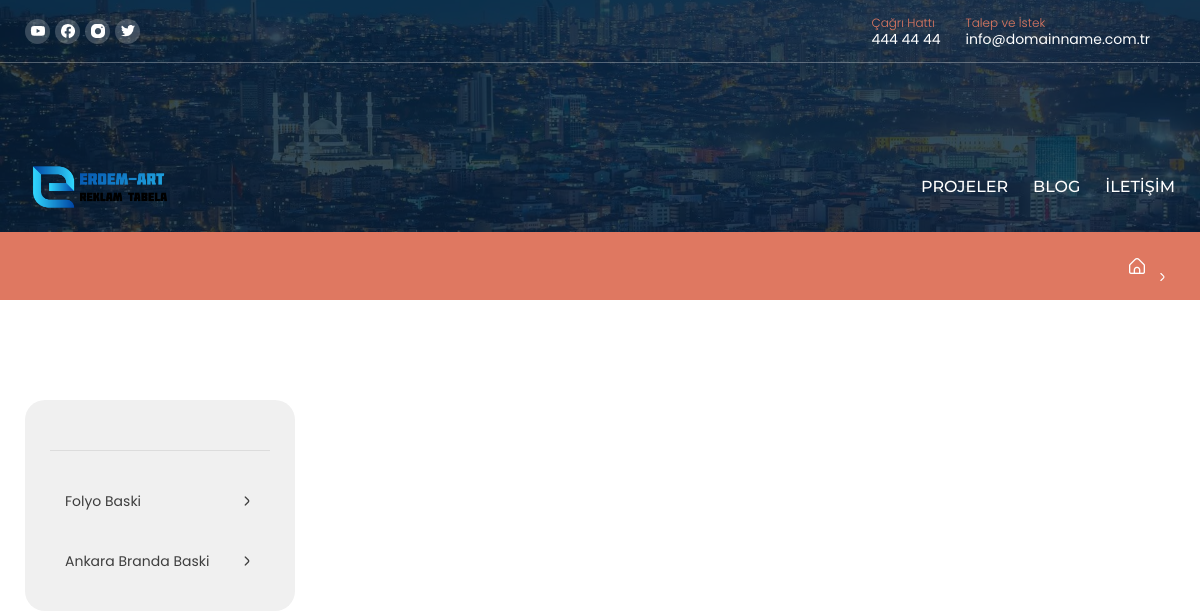
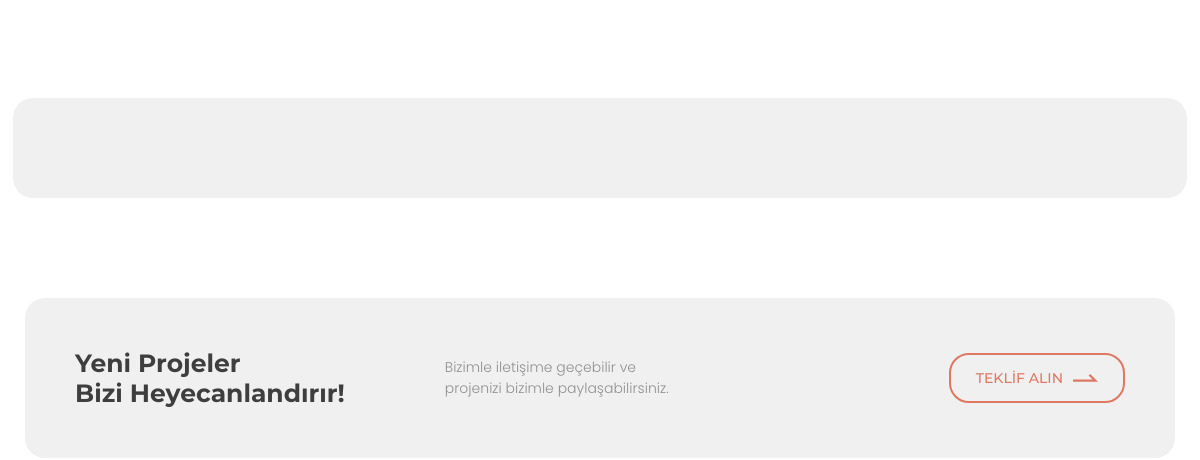
The page /dijital-baski/mesh-baski/ (upper part) on the database as committed earlier (2 pictures, top to bottom).
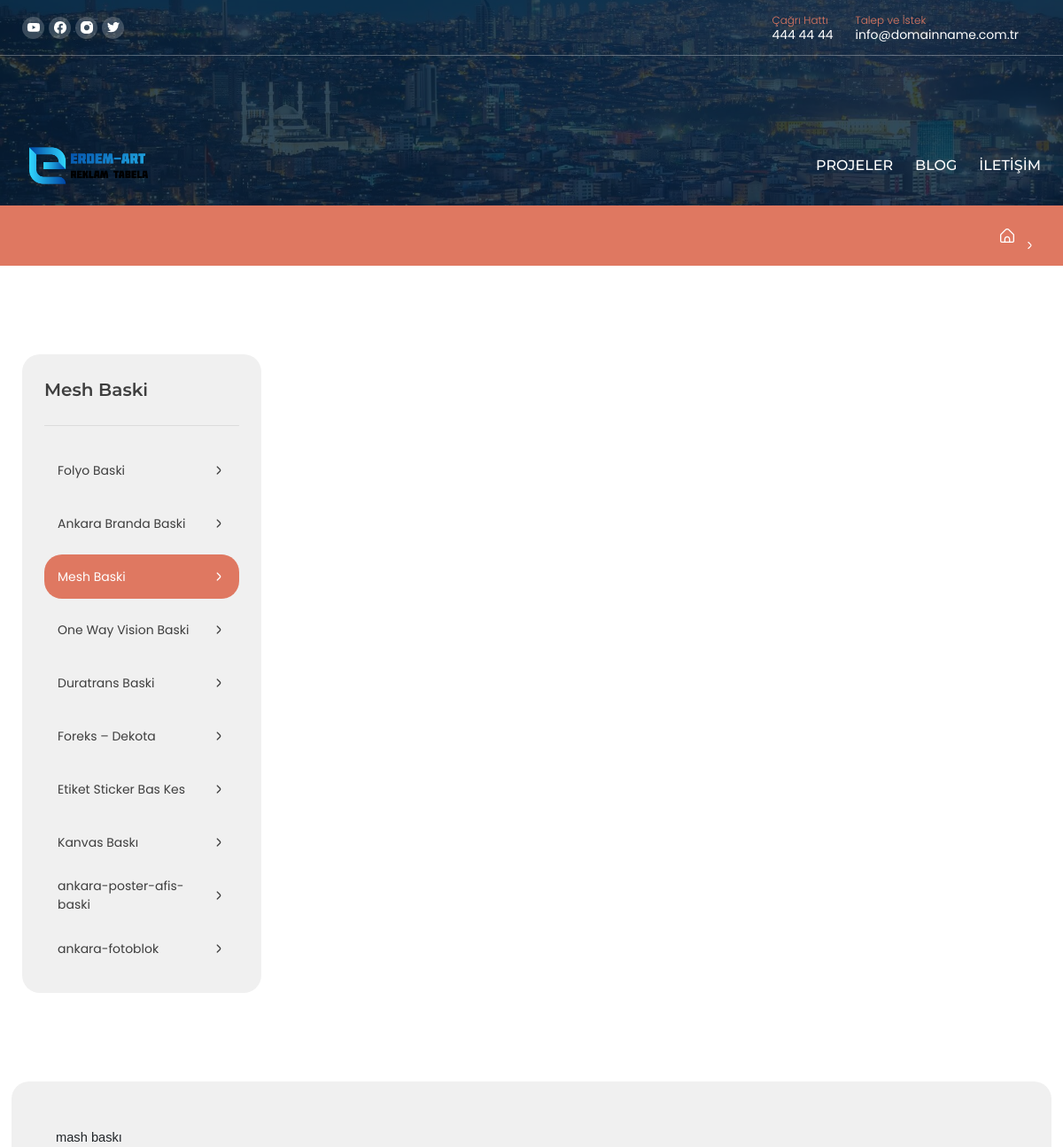
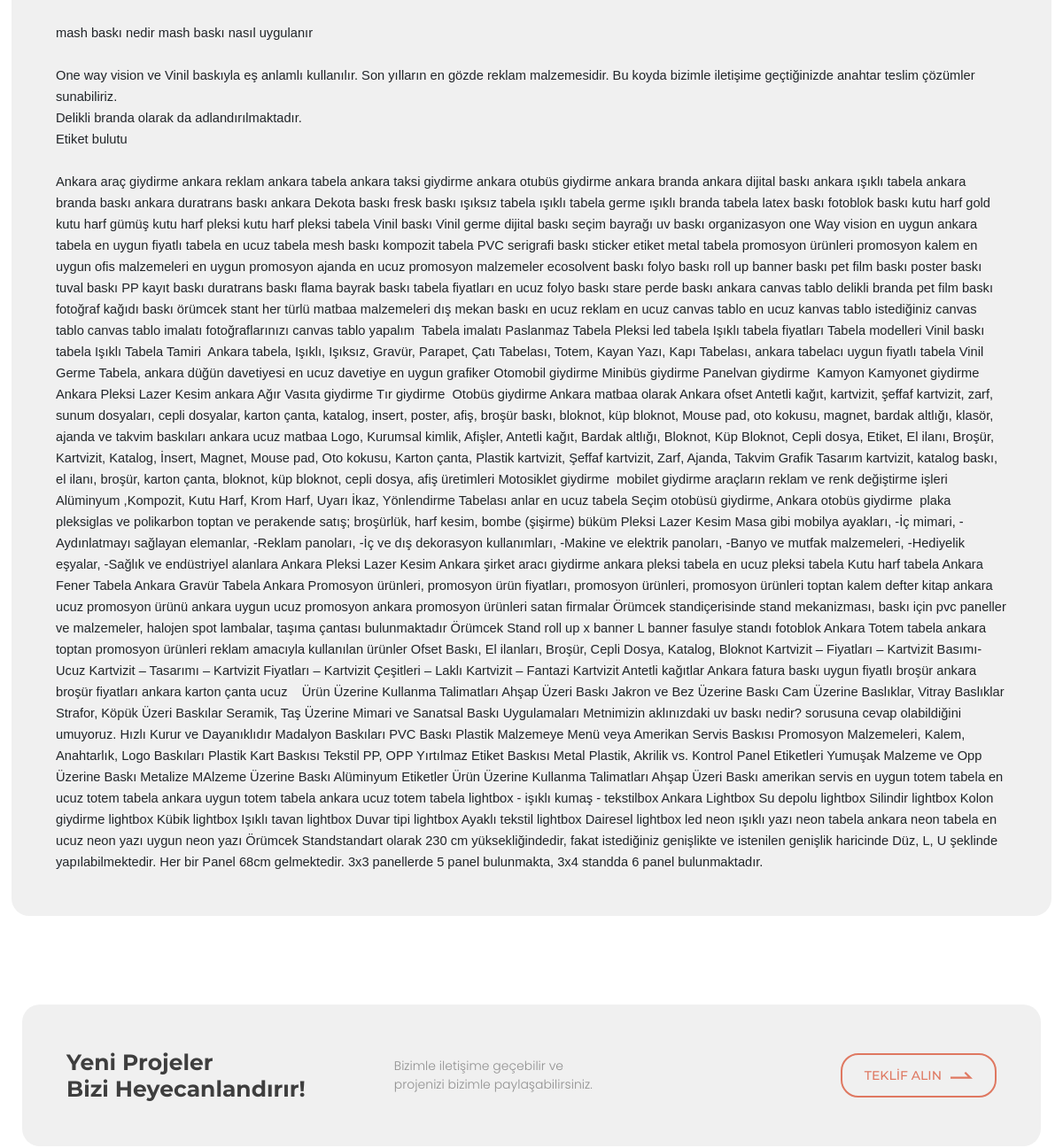
The same page on the database as committed later (2 pictures, top to bottom).
### products/models.py (models this page shows, shortened)
class ProductModel(models.Model):
    title                           = models.CharField(max_length=40,verbose_name = "Başlık",blank=True)
    proj_type                       = models.CharField(max_length=50, choices=PROJTYPE, default='dijital-baski',verbose_name='Proje ismi') #
    slug                            = models.SlugField(blank=True , unique=True, max_length=500 ,null=True,verbose_name='uzantı')
    mainimage                       = models.ImageField(verbose_name='resim "569x372"',blank=True, null=True)
    decription                      = RichTextUploadingField(verbose_name="Açıklama",blank=True, null=True)
    def __str__(self):
        return '%s %s' % (self.title, self.id)
    def get_absolute_url(self):
        try:
            if self.slug:
                return "/{proj_type}/{slug}/".format(proj_type=self.proj_type.lower().replace(' ','-'),slug=self.slug)
        except:
            return "/projects/{str}".format(str=self.title.lower().replace('-',' '))
    class Meta:
        ordering = ['id']
        verbose_name = 'Proje'
        verbose_name_plural = 'Projeler'

### products/views.py (the view)
# urls.py: path('<slug:proj_type>/<slug:slug>/', productdetail, name="productdetail"),
def productdetail(request,slug,proj_type):
    projects = ProductModel.objects.filter(proj_type=proj_type)
    obj = ProductModel.objects.filter(slug=slug).first()
    print("-------------------------")
    print(slug)
    print(proj_type)
    print(projects)
    print(obj)
    context = {
        'projects':projects,
        'obj':obj,
    }
    return render(request, "project_galeri.html", context)

### anasayfa/context_processors.py (called while the page is built)
def add_variable_to_context(request):
    insobj = İnstagramModel.objects.all()[:6]
    return {
        'insobj':insobj,
    }

### products/templates/project_galeri.html (shortened to what this page needs)
{% extends 'base.html' %}
{% load static %}
{% load i18n %}
{% block body %}
<section class="banner blur">
    <div class="sub">
        <div class="container">
            <ul>
                <li>
                    <a href="#"><i class="fi fi-rr-home"></i></a>
                </li>
            </ul>
        </div>
    </div>
</section>
<section class="subPage certificatesPage">
    <div class="container">
        <div class="row">
            <div class="col-lg-3">
                <div class="subMenu">
                    <ul>
                        <li class="title">{{obj.title}}</li>
                        {% for obj in projects  %}
                        <li>
                            <a href="{{obj.get_absolute_url}}" class="{% if request.path ==  obj.get_absolute_url   %} active {% endif %}">
                                {{obj.title}}
                                <i class="fi fi-rr-angle-small-right"></i>
                            </a>
                        </li>
                        {% endfor %}
                    </ul>
                </div>
            </div>
            <div class="col-lg-9 col-md-8">
            </div>
        </div>
        <div class="row">
            <div class="col bottomBox">
                <div class="detailContent">
                   {{obj.decription|safe }}
                </div>
            </div>
        </div>
        {% include 'includes/bottom_box.html' %}
    </div>
</section>
{% endblock  %}

### templates/base.html (shortened to what this page needs)
<!DOCTYPE html>
{% load static %}
{% load i18n %}
{% get_current_language as LANGUAGE_CODE %}
<html lang="tr">
<head>
    <link href="{% static 'assets/plugins/bootstrap-5.0.1/css/bootstrap.min.css' %}" type="text/css" rel="stylesheet" />
    <link href="{% static 'assets/plugins/swiperjs-7.0.1/css/swiper-bundle.min.css' %}" type="text/css" rel="stylesheet" />
    <link href="{% static 'assets/plugins/select2/css/select2.min.css' %}" type="text/css" rel="stylesheet" />
    <link href="{% static 'assets/css/style.css' %}" type="text/css" rel="stylesheet" />
    <link href="{% static 'assets/plugins/uicons/css/uicons-regular-rounded.css' %}" type="text/css" rel="stylesheet" />
</head>
{% url 'anasayfa' as home_url %}
{% url 'galeri' as galeri %}
{% url 'blog' as blog %}
{% url 'iletisim:iletisim' as contact_url %}
<body>
    <nav>
        <div class="container">
            <section class="topBar">
                <div class="social">
                    <ul>
                        <li>
                            <a href="#" target="_blank">
                            </a>
                        </li>
                        <li>
                            <a href="#" target="_blank">
                            </a>
                        </li>
                        <li>
                            <a href="#" target="_blank">
                            </a>
                        </li>
                        <li>
                            <a href="#" target="_blank">
                            </a>
                        </li>
                    </ul>
                </div>
                <div class="infoMain">
                    <div class="info">
                        <a href="tel:">
                            <span>Çağrı Hattı</span>
                            444 44 44
                        </a>
                    </div>
                    <div class="info">
                        <a href="mailto:">
                            <span>Talep ve İstek</span>
                            info@domainname.com.tr
                        </a>
                    </div>
                </div>
            </section>
            <section class="menu">
                <a href="{{home_url}}" class="logo">
                    <img src="{% static 'assets/image/logo/logo.png' %}" alt=" Logo">
                </a>
                <ul>
                    <li>
                        <a href="{% url 'ankara_dijital_baski' %}" class="{% if request.path == '/ankara-dijital-baski/' %}active{% endif %}"> PROJELER</a>
                    </li>
                    <li>
                        <a href="{{blog}}" class="{% if request.path == blog %}active{% endif %}">BLOG</a>
                    </li>
                    <li>
                        <a href="{{contact_url}}" class="{% if request.path == contact_url %}active{% endif %}">İLETİŞİM</a>
                    </li>
                </ul>
            </section>
        </div>
    </nav>
{% block body %}
{% endblock body %}
</body>
</html>

### products/templates/includes/bottom_box.html
<div class="bottomBox">
    <div class="content">
        <h3>Yeni Projeler <br> Bizi Heyecanlandırır!</h3>
        <p>Bizimle iletişime geçebilir ve projenizi bizimle paylaşabilirsiniz.</p>
    </div>
    <a href="{{teklifal}}" class="button border">TEKLİF ALIN <svg viewBox="0 0 26.463 8.312"><path d="M299.086,183.828h26.463l-8.312-8.312-1.67,1.669,4.281,4.281H299.086Z" transform="translate(-299.086 -175.516)"></path></svg></a>
</div>

### static/assets/css/style.css (style rules this page uses)
body { width:100%;margin:0;padding:0;position:relative;overflow-x:hidden }
body h1,body h2,body h3,body h4,body h5,body h6,body p,body ul,body li,body hr { margin:0;padding:0 }
body ul { list-style:none }
body a { text-decoration:none }
body .container { max-width:1280px;padding-right:25px;padding-left:25px }
body .button { padding:0 25px;display:inline-flex !important;align-items:center;justify-content:center;font-size:14px !important;transition:all .2s ease-in-out;height:50px;border-radius:20px;font-family:"Montserrat-Medium" }
body .button svg { margin:0 0 0 10px;width:25px }
body .button.border { border:2px solid #DF7861 !important;fill:#fff }
body .blur::before { content:"";width:100%;height:100%;position:absolute;top:0;left:0;background:rgba(8,33,52,0.8);transition:all .2s ease-in-out }
body .social ul { display:flex;align-items:center }
body .social ul li:not(:last-child) { margin:0 5px 0 0 }
body .social ul li a { width:25px;height:25px;background:rgba(255,255,255,0.2);display:flex;align-items:center;justify-content:center;border-radius:50px;transition:all .2s ease-in-out }
body .social ul li a svg { width:14px;fill:#fff }
body .banner { width:100%;height:300px;position:relative;margin:0 0 100px 0;background:url("../image/header/bg-1.jpg");background-position:center !important;background-size:cover !important;background-repeat:no-repeat !important }
body .banner .sub { width:100%;padding:25px 0;position:absolute;bottom:0;left:0;background:#DF7861 }
body .banner .sub .container { display:flex;align-items:center;justify-content:space-between }
body .banner .sub .container ul { display:flex;align-items:center }
body .banner .sub .container ul li a { color:#fff;font-size:14px;font-family:"Poppins-Light";display:block;position:relative }
body .banner .sub .container ul li a i { font-size:16px;height:18px;display:block }
body .subMenu { width:100%;background:#F0F0F0;padding:25px;border-radius:20px }
body .subMenu ul li:not(:last-child) { margin:0 0 10px 0 }
body .subMenu ul li.title { font-size:20px;color:#3E3E3E;font-family:"Montserrat-SemiBold";border-bottom:1px solid #DCDCDC;padding:0 0 25px 0;margin:0 0 25px 0 }
body .subMenu ul li a { display:flex;align-items:center;justify-content:space-between;background:transparent;height:50px;font-size:14px;color:#3E3E3E;font-family:"Poppins-Regular";padding:0 15px;transition:all .2s ease-in-out;border-radius:20px }
body .subMenu ul li a i { font-size:16px;height:18px }
body .subMenu ul li a:hover,body .subMenu ul li a.active { background:#DF7861;color:#fff }
body .bottomBox { padding:50px;background:#F0F0F0;display:flex;align-items:center;justify-content:space-between;margin:100px 0 0 0;border-radius:20px }
body .bottomBox .content { display:flex;align-items:center }
body .bottomBox .content h3 { font-family:"Montserrat-Bold";font-size:25px;color:#3E3E3E }
body .bottomBox .content p { font-family:"Poppins-Light";font-size:14px;color:#8F8F8F;margin:0 0 0 100px;max-width:250px }
body .bottomBox .button { color:#DF7861;fill:#DF7861 }
nav { position:absolute;top:0;left:0;z-index:99;width:100% }
nav::after { content:"";width:100%;height:1px;background:#fff;opacity:.3;position:absolute;right:0;top:62px }
nav section { background:transparent;display:flex;align-items:center }
nav section ul { display:flex;align-items:center;width:100% }
nav section.topBar { justify-content:space-between;padding:15px 0 }
nav section.topBar .infoMain { display:flex;align-items:center }
nav section.topBar .infoMain .info { margin:0 25px 0 0 }
nav section.topBar .infoMain .info a { color:#fff;font-size:14px;font-family:"Poppins-Regular";display:flex;flex-direction:column;line-height:16px;transition:all .2s ease-in-out }
nav section.topBar .infoMain .info a span { font-family:"Poppins-Light";font-size:12px;color:#DF7861 }
nav section.menu { justify-content:space-between;padding:50px 0;transition:all .3s ease-in-out }
nav section.menu .logo { display:block;z-index:99 }
nav section.menu .logo img { width:150px }
nav section.menu ul { justify-content:flex-end }
nav section.menu ul li:not(:first-child) a { margin:0 0 0 25px }
nav section.menu ul li a { font-size:16px;color:#fff;font-family:"Montserrat-Medium";transition:all .2s ease-in-out;border-bottom:2px solid transparent;padding-bottom:5px }

Rows that differ between the two databases and show on the page:
added ProductModel: title "Mesh Baski", decription "mash baskı mash baskı nedir mash baskı nasıl uygulanır One way vision ve Vinil baskıyla eş anlamlı kullanılır. Son yılların en gözde reklam malzemesidir. Bu koyda bizimle iletişime geçtiğinizde anahtar teslim çözümler sunabiliriz. Delikli branda olarak da adlandırılmaktadır. Etiket bulutu Ankara araç giydirme ankara reklam ankara tabela ankara taksi giydirme ankara otubüs giydirme ankara branda ankara dijital baskı ankara ışıklı tabela ankara branda baskı ankara duratrans baskı ankara Dekota baskı fresk baskı ışıksız tabela ışıklı tabela germe ışıklı branda tabela latex baskı fotoblok baskı kutu harf gold kutu harf gümüş kutu harf pleksi kutu harf pleksi tabela Vinil baskı Vinil germe…", slug "mesh-baski" (drawn)
added ProductModel: title "One Way Vision Baski"
added ProductModel: title "Duratrans Baski"
added ProductModel: title "Foreks – Dekota"
added ProductModel: title "Etiket Sticker Bas Kes"
added ProductModel: title "Kanvas Baskı"
added ProductModel: title "ankara-poster-afis-baski"
added ProductModel: title "ankara-fotoblok"
